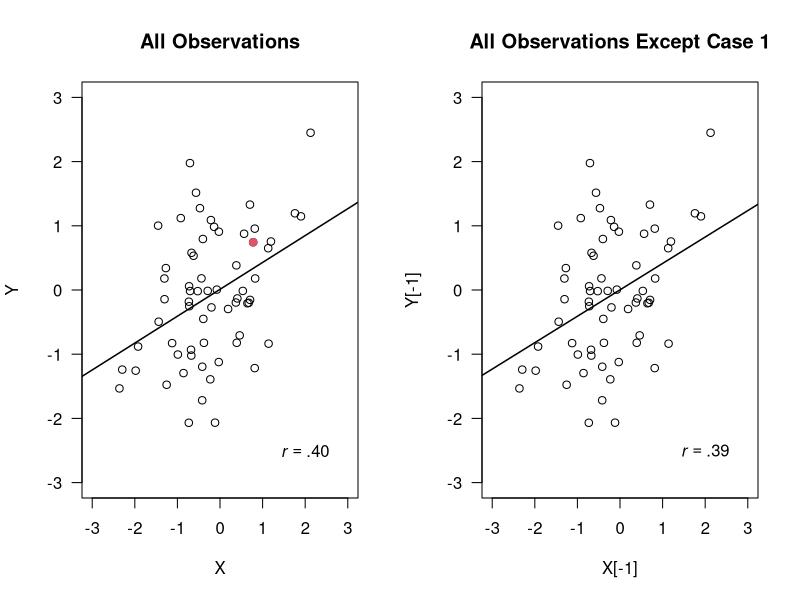

Here is the R script that generated this plot:
## ---- chunk 1
knitr::opts_chunk$set(echo = TRUE)
## ---- chunk 2
set.seed(242)
X = rnorm(64)
Y = .5 * X + rnorm(64)
cor_XY = cor.test(X[-1], Y[-1])
Pval <- function(p) {
  if (p < .001) { pchar = '$p<.001$' } 
  else { pchar = paste0('$p=', format(round(cor_XY$p.value, 3), nsmall = 3), '$') }
  return(pchar)
}

## ---- chunk 3
par(mfrow = c(1, 2))
# figure based on full data set
plot(X, Y, xlim = c(-3, 3), ylim = c(-3, 3), las = 1, main = "All Observations")
points(X[1], Y[1], pch = 19, col = 2)
abline(lm(Y ~ X), lwd = 1.5)
r = sub('.', '', format(round(cor(X, Y), 2), nsmall = 2))
text(2, -2.5, bquote(italic(r) == .(r)))
plot(X[-1], Y[-1], xlim = c(-3, 3), ylim = c(-3, 3), las = 1, main = "All Observations Except Case 1")
abline(lm(Y[-1] ~ X[-1]), lwd = 1.5)
r = sub('.', '', format(round(cor(X[-1], Y[-1]), 2), nsmall = 2))
text(2, -2.5, bquote(italic(r) == .(r)))
